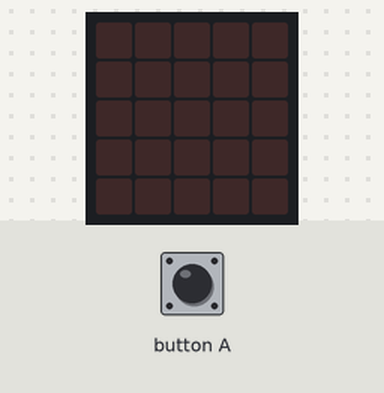
The program below on a simulated BBC micro:bit (MakeCode). Parts: the board's 5×5 LED display. Inputs (shaded band) come from the test bench.

Above: at 1.2 s.
1.3 s: button A pressed for 0.15 s
At 2.7 s:
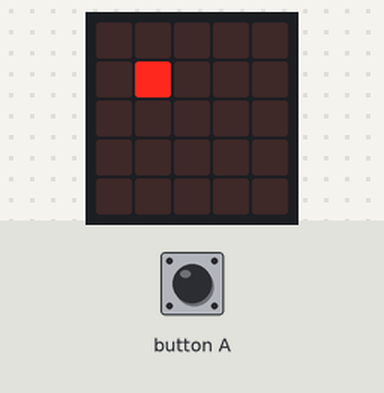
3.1 s: button A pressed for 1 s
At 5.3 s:
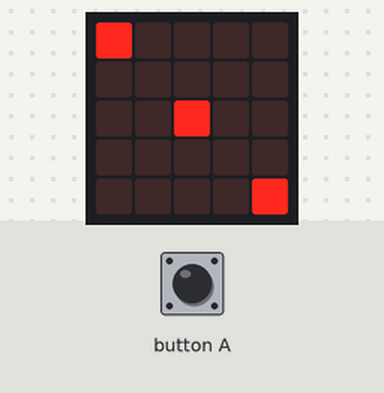
5.8 s: button A pressed for 3.2 s
At 7.0 s:
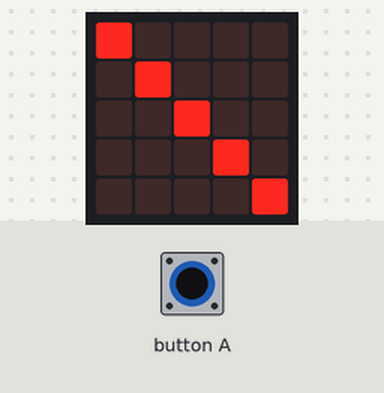
Timing chart, 0 to 8.8 s (numbered marks = the images above; inputs shaded):
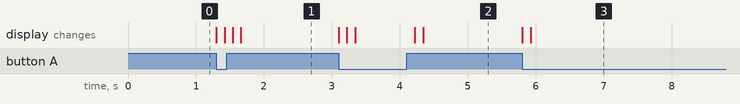

The program:

main.ts
```typescript
let x = 0
let y = 0
basic.forever(function () {
    if (input.buttonIsPressed(Button.A)) {
        if (5 > x && 5 > y) {
            x += 1
            y += 1
            led.plot(x, y)
            basic.pause(100)
        }
    } else {
        if (-1 < x && -1 < y) {
            led.unplot(x, y)
            basic.pause(100)
            x += -1
            y += -1
        }
    }
})
basic.forever(function () {
    if (input.buttonIsPressed(Button.A)) {
        if (5 > x && 5 > y) {
            x += 1
            y += 1
            led.plot(x, y)
            basic.pause(100)
        }
    } else {
        if (-1 < x && -1 < y) {
            led.unplot(x, y)
            basic.pause(100)
            x += -1
            y += -1
        }
    }
})
```

test.ts
```typescript
// 在此处测试；当此软件包作为插件使用时，将不会编译此软件包。
```

Measured:
- after the input at 1.3 s, the display: first changes at once (image 1 shows a later state)
- after the input at 3.1 s, the display: first changes at once (image 2 shows a later state)
- after the input at 5.8 s, the display: first changes at once (image 3 shows a later state)
